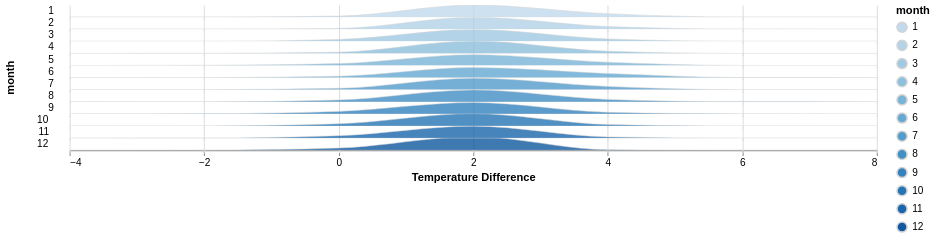

Notebook source saved alongside this figure:
### Code cell
step = 12
overlap = 0.2

chart = (
    alt.Chart(source, height=step, width=800)
    .transform_bin(
        ["bin_max", "bin_min"], "value"
    )
    .transform_aggregate(
        value="count()",
        groupby=["month", "bin_min", "bin_max"]
    )
    .transform_impute(
        impute="value",
        groupby=["month"],
        key="bin_min",
        value=0
    )
    .mark_area(
        interpolate="monotone",
        fillOpacity=0.8,
        stroke="lightgray",
        strokeWidth=0.5,
        clip=True
    )
    .encode(
        alt.X(
            "bin_min:Q",
            title="Temperature Difference",
            axis=alt.Axis(tickCount=6)
        ),
        alt.Y(
            "value:Q",
            axis=None,
            scale=alt.Scale(range=[step, -step * overlap])
        ),
        alt.Color("month:O")
    )
    .facet(
        row=alt.Row(
            "month:O",
            sort=list(range(1,13)),
            header=alt.Header(labelAngle=0)
        )
    )
    .configure_facet(spacing=0)
    .configure_view(stroke=None)
)

chart

### Figure 1 — Vega-Lite specification as saved in the notebook (floating-point values rounded to 4 significant figures; data arrays with more than 128 entries replaced by an {"elided": "..."} marker saying what was removed)
{"config": {"view": {"continuousWidth": 300, "continuousHeight": 300, "stroke": null}, "facet": {"spacing": 0}}, "data": {"name": "data-f4069db2fa3186aac56735b12d78a3d2"}, "facet": {"row": {"field": "month", "header": {"labelAngle": 0}, "sort": [1, 2, 3, 4, 5, 6, 7, 8, 9, 10, 11, 12], "type": "ordinal"}}, "spec": {"mark": {"type": "area", "clip": true, "fillOpacity": 0.8, "interpolate": "monotone", "stroke": "lightgray", "strokeWidth": 0.5}, "encoding": {"color": {"field": "month", "type": "ordinal"}, "x": {"axis": {"tickCount": 6}, "field": "bin_min", "title": "Temperature Difference", "type": "quantitative"}, "y": {"axis": null, "field": "value", "scale": {"range": [12, -2.4]}, "type": "quantitative"}}, "height": 12, "transform": [{"bin": true, "field": "value", "as": ["bin_max", "bin_min"]}, {"aggregate": [{"op": "count", "as": "value"}], "groupby": ["month", "bin_min", "bin_max"]}, {"impute": "value", "key": "bin_min", "groupby": ["month"], "value": 0}], "width": 800}, "$schema": "https://vega.github.io/schema/vega-lite/v6.1.0.json", "datasets": {"data-f4069db2fa3186aac56735b12d78a3d2": {"elided": "8784 records"}}}
